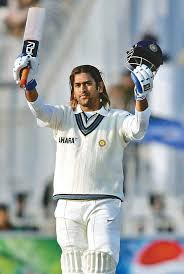
#> input picture tutorial/images/dhoni.jpeg, 184 x 274 px
$ python 14_face_detection.py
#> lines starting #> are read from the running program, lines starting #| are printed output that depends on the picture; after the words box and inside, x2 and y2 are one past the last pixel; in counts of white or black regions, pixels touching at a corner belong together
import cv2 as cv

img = cv.imread('images/dhoni.jpeg')
#> img is the input picture: shape (274, 184, 3); mean B, G, R 166, 165.8, 159.7
cv.imshow('Original Image', img)

face_cascade = cv.CascadeClassifier('haar_face.xml')
gray = cv.cvtColor(img, cv.COLOR_BGR2GRAY)
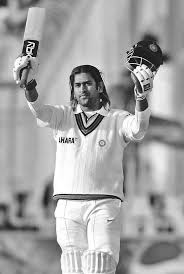
#> gray: shape (274, 184); min 0, max 255, mean 164
faces = face_cascade.detectMultiScale(gray, scaleFactor=1.1, minNeighbors=4)
#> faces = [[70, 73, 28, 28]]
for (x, y, w, h) in faces:
    cv.rectangle(img, (x, y), (x + w, y + h), (0, 255, 0), 2)
#> this loop made 1 pass
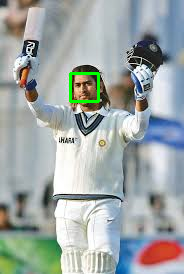
#> img: shape (274, 184, 3); 0.66% of pixels changed, all inside (x1, y1, x2, y2) = (69, 72, 100, 103)

cv.imshow('Detected Faces', img)

cv.waitKey(0)
